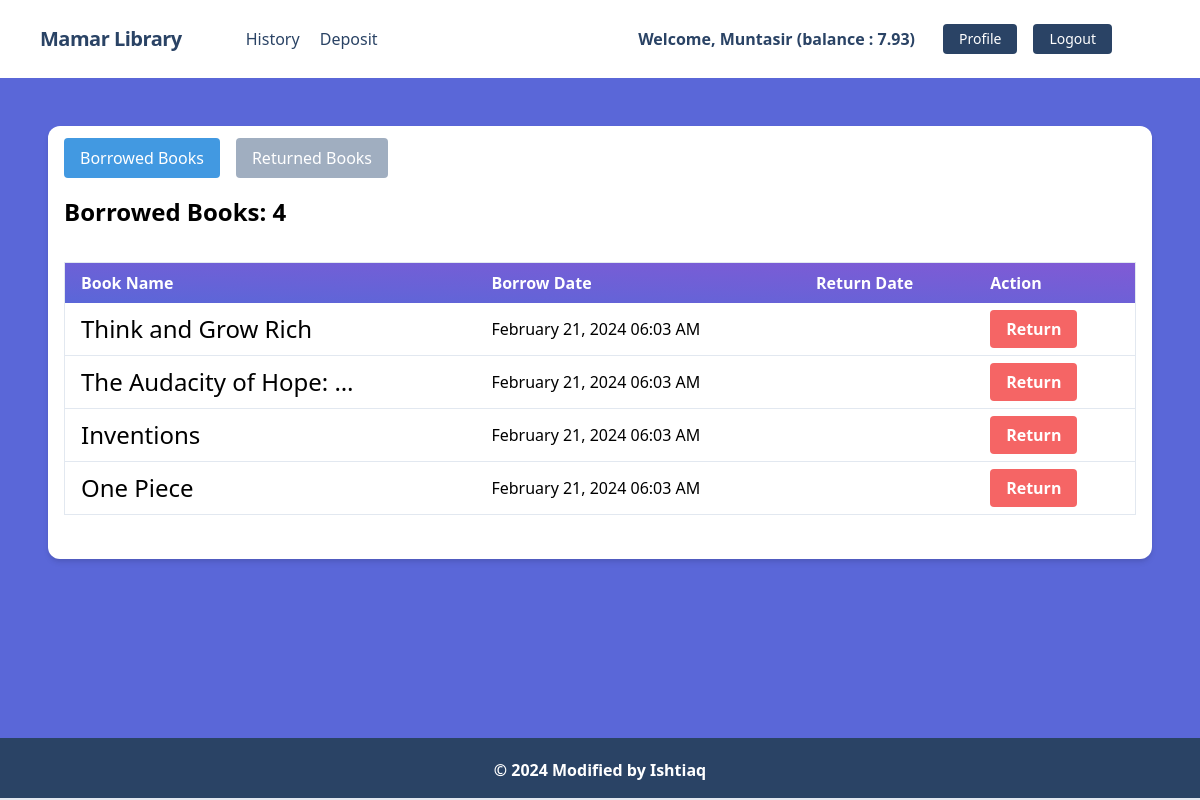
The page /users/history/ (signed in) on the database its author committed.
### users/models.py (models this page shows, shortened)
class UserAccount(models.Model):
    user  = models.OneToOneField(User, related_name="account",on_delete=models.CASCADE)
    birth_date = models.DateTimeField(null=True,blank=True)
    gender = models.CharField(max_length=10,choices=GENDER)
    balance = models.DecimalField(max_digits=12,default=0,decimal_places=2)

### book/models.py (models this page shows, shortened)
class BorrowHistory(models.Model):
    user = models.ForeignKey(User, on_delete=models.CASCADE)
    book = models.ForeignKey(Book, on_delete=models.CASCADE)
    borrow_date = models.DateTimeField(auto_now_add=True)
    return_date = models.DateTimeField(null=True, blank=True)
    class Meta:
        ordering = ['borrow_date']

class Book(models.Model):
    title = models.TextField()
    image = models.ImageField(upload_to="book/media/uploads/", blank=True, null=True)
    description = models.TextField()
    borrowing_price = models.DecimalField(decimal_places=2, max_digits=12)
    quantity = models.IntegerField()
    categories = models.ForeignKey(Category, on_delete=models.CASCADE, related_name='books')

### book/views.py (the view)
# urls.py: path('history/',BorrowedBooksView.as_view(),name='history')
class BorrowedBooksView(View):
    def get(self, request):
        user = request.user
        borrowed_books = BorrowHistory.objects.filter(user=user,return_date__isnull=True)
        print(borrowed_books)
        returned_books = BorrowHistory.objects.filter(user=user,return_date__isnull=False)
        return render(request, 'borrow_history.html', {'borrowed_books': borrowed_books, 'returned_books': returned_books})

### book/templates/borrow_history.html (shortened to what this page needs)
{% extends 'base.html' %}
{% load static %}
{% block head_title %} Borrowed History Report{% endblock %} {% block content %}
<div class="my-12 py-3 mx-12 px-4 bg-white rounded-xl shadow-md">
  <div class="flex justify-between mb-4">
    <div class="flex">
      <button
        id="btn-borrowed"
        class="mr-4 py-2 px-4 bg-blue-500 text-white rounded"
      >
        Borrowed Books
      </button>
      <button
        id="btn-returned"
        class="py-2 px-4 bg-gray-500 text-white rounded"
      >
        Returned Books
      </button>
    </div>
  </div>
  <div id="borrowed-books">
    <div class="mb-8">
        <h2 class="text-2xl font-semibold mb-3">Borrowed Books: {{borrowed_books|length}}</h2>
        <table class="table-auto mx-auto w-full px-5 rounded-xl mt-8 border dark:border-neutral-500">
            <thead class="bg-purple-900 text-white text-left">
                <tr class="bg-gradient-to-tr from-indigo-600 to-purple-600 rounded-md py-2 px-4 text-white font-bold">
                    <th class="px-4 py-2">Book Name</th>
                    <th class="px-4 py-2">Borrow Date</th>
                    <th class="px-4 py-2">Return Date</th>
                    <th class="px-4 py-2">Action</th>
                </tr>
            </thead>
            <tbody>
                {% for bk in borrowed_books %}
                <tr class="border-b dark:border-neutral-500">
                    <td class="px-4 py-2 text-2xl">{{ bk.book.title|truncatewords:4 }}</td>
                    <td class="px-4 py-2">{{ bk.borrow_date|date:"F d, Y h:i A"}}</td>
                    <td class="px-4 py-2">{{ bk.return_date|date:"F d, Y h:i A"}}</td>
                    <td class="px-4 py-2"><a href="{% url 'return_book' bk.book.id %}" class="bg-red-500 hover:bg-red-700 text-white font-bold py-2 px-4 rounded">Return</a></td>
                </tr>
                {% endfor %}
            </tbody>
        </table>
    </div>
  </div>
{% endblock content%}

### core/templates/navbar.html (shortened to what this page needs)
<nav class="flex items-center justify-between flex-wrap bg-white p-6 px-10">
    <div class="flex items-center flex-shrink-0 text-white mr-6">
        <span class="font-semibold text-xl tracking-tight text-blue-900"><a href="/">Mamar Library</a></span>
    </div>
    <div class="w-full block flex-grow lg:flex lg:items-center lg:w-auto px-10">
        {% if request.user.is_authenticated %}
            <div class="text-md lg:flex-grow">
                <a href="{% url 'history' %}" class="block mt-4 lg:inline-block lg:mt-0 text-blue-900 hover:text-red-900 hover:font-black mr-4">
                    History
                </a>
                <a href="{% url 'deposit_money' %}" class="block mt-4 lg:inline-block lg:mt-0 text-blue-900 hover:text-red-900 hover:font-black mr-4">
                    Deposit
                </a>
            </div>
            <div class="flex w-auto">
                <div class="text-blue-900 my-auto font-black px-5">Welcome, {{ request.user.first_name }} (balance : {{request.user.account.balance}}) </div>
                <a href="{% url 'profile' %}" class="mx-2 inline-block font-medium text-sm px-4 py-2 leading-none bg-blue-900 rounded text-white border-white hover:border-transparent hover:text-dark hover:bg-red-700 mt-4 lg:mt-0">Profile</a>
                <a href="{% url 'logout' %}" class="mx-2 inline-block font-medium text-sm px-4 py-2 leading-none bg-blue-900 rounded text-white border-white hover:border-transparent hover:text-dark hover:bg-red-700 mt-4 lg:mt-0">Logout</a>
            </div>
        {% endif %}
    </div>
</nav>

### rows shown on the page
BorrowHistory: book "Think and Grow Rich", borrow_date "February 21, 2024 06:03 AM"
BorrowHistory: book "The Audacity of Hope: …", borrow_date "February 21, 2024 06:03 AM"
BorrowHistory: book "Inventions", borrow_date "February 21, 2024 06:03 AM"
BorrowHistory: book "One Piece", borrow_date "February 21, 2024 06:03 AM"

### other values the page prints
{{ request.user.first_name }} "Muntasir"
{{ request.user.account.balance }} "7.93"
{{ borrowed_books|length }} "4"
